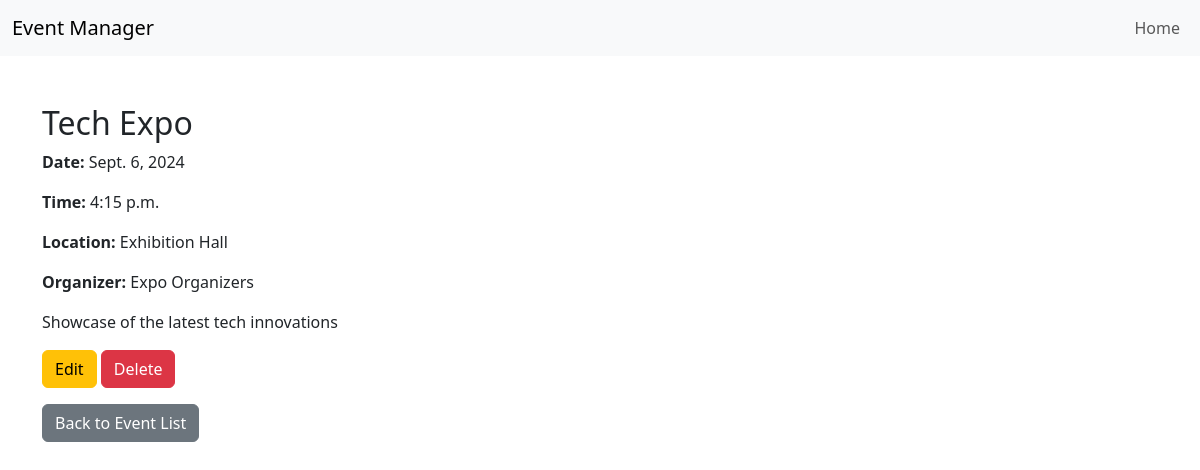
The app's page /5/ with its own data.
### events/models.py (models this page shows, shortened)
class Event(models.Model):
    title = models.CharField(max_length=20)
    description = models.TextField(blank=True)
    date = models.DateField()
    time = models.TimeField()
    location = models.CharField(max_length=50)
    organizer = models.CharField(max_length=100, blank=True)

### events/views.py (the view)
# urls.py: path('<int:id>/', views.event_detail, name='event_detail'),
def event_detail(request, id):
    event = Event.objects.get(id=id)
    return render(request, 'events/event_detail.html', {
        'event': event
    })

### events/templates/events/event_detail.html (shortened to what this page needs)
{% extends "./base.html" %}
{% block content %}
    <div class="mt-5">
        <h2>{{ event.title }}</h2>
        <p><strong>Date:</strong> {{ event.date }}</p>
        <p><strong>Time:</strong> {{ event.time }}</p>
        <p><strong>Location:</strong> {{ event.location }}</p>
        <p><strong>Organizer:</strong> {{ event.organizer }}</p>
        <p>{{ event.description }}</p>
        <div class="mt-3">
            <a href="{% url 'event_edit' event.id %}" class="btn btn-warning">Edit</a>
            <a href="{% url 'event_delete' event.id %}" class="btn btn-danger">Delete</a>
        </div>
        <a href="{% url 'event_list' %}" class="btn btn-secondary mt-3">Back to Event List</a>
    </div>
{% endblock %}

### records on screen
Event: title "Tech Expo", date "Sept. 6, 2024", time "4:15 p.m.", location "Exhibition Hall", organizer "Expo Organizers", description "Showcase of the latest tech innovations"
